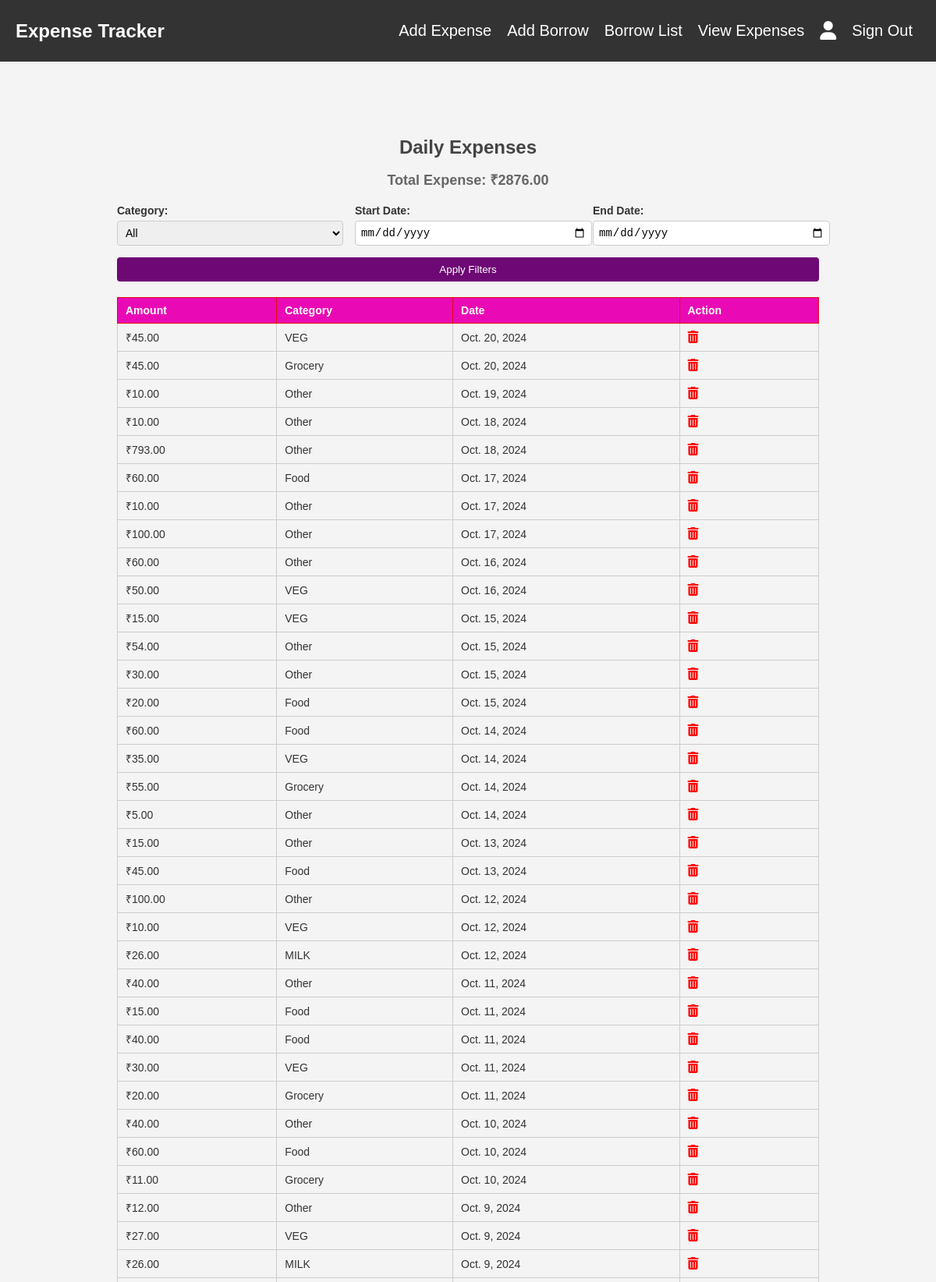
The app's page /expenses/ (signed in, upper part) with its own data.
### expenses/models.py (models this page shows, shortened)
class Expense(models.Model):
    user = models.ForeignKey(User, on_delete=models.CASCADE)  # ✅ Added this line
    CATEGORY_CHOICES = [
        ('Food', 'Food'),
        ('Travel', 'Travel'),
        ('Shopping', 'Shopping'),
        ('Entertainment', 'Entertainment'),
        ('Grocery', 'Grocery'),
        ('VEG', 'VEG'),
        ('MILK', 'MILK'),
        ('JUICE', 'JUICE'),
        ('College', 'College'),
        ('Other', 'Other'),
    ]
    title = models.CharField(max_length=100)
    amount = models.DecimalField(max_digits=10, decimal_places=2)
    category = models.CharField(max_length=50, choices=CATEGORY_CHOICES)
    date = models.DateField(default=timezone.now)
    description = models.TextField(blank=True, null=True)

### expenses/views.py (the view)
# urls.py: path('expenses/', views.expense_list, name='expense_list'),
@login_required
def expense_list(request):
    category = request.GET.get('category')
    start_date = request.GET.get('start_date')
    end_date = request.GET.get('end_date')
    search_term = request.GET.get('search')
    expenses = Expense.objects.filter(user=request.user).order_by('-date')  # ✅ Filter by logged-in user
    if category:
        expenses = expenses.filter(category=category)
    if start_date and end_date:
        expenses = expenses.filter(date__range=[start_date, end_date])
    if search_term:
        expenses = expenses.filter(
            Q(title__icontains=search_term) |
            Q(description__icontains=search_term)
        )
    total_expense = sum(expense.amount for expense in expenses)
    context = {
        'expenses': expenses,
        'total_expense': total_expense,
        'category': category,
        'start_date': start_date,
        'end_date': end_date,
        'search_term': search_term,
    }
    return render(request, 'expenses/expense_list.html', context)

### expenses/templates/expenses/expense_list.html (shortened to what this page needs)
{% extends 'base.html' %}
{% block content %}
<!DOCTYPE html>
<html lang="en">
<head>
    <link rel="stylesheet" href="https://cdnjs.cloudflare.com/ajax/libs/font-awesome/6.0.0-beta3/css/all.min.css">
</head>
<body>
    <div class="container">
        <h1>Daily Expenses</h1>
        <h2>Total Expense: ₹{{ total_expense }}</h2>
        <form method="get" class="filter-form">
            <div>
                <label for="category">Category:</label>
                <select name="category" id="category">
                    <option value="">All</option>
                </select>
            </div>
            <div>
                <label for="start_date">Start Date:</label>
                <input type="date" name="start_date" id="start_date" value="{{ start_date }}">
            </div>
            <div>
                <label for="end_date">End Date:</label>
                <input type="date" name="end_date" id="end_date" value="{{ end_date }}">
            </div>
            <button type="submit">Apply Filters</button>
        </form>
        <table>
            <thead>
                <tr>
                    <th>Amount</th>
                    <th>Category</th>
                    <th>Date</th>
                    <th>Action</th>
                </tr>
            </thead>
            <tbody>
                {% for expense in expenses %}
                <tr>
                    <td>₹{{ expense.amount }}</td>
                    <td>{{ expense.category }}</td>
                    <td>{{ expense.date }}</td>
                    <td class="action-icon">
                        <a href="{% url 'delete_expense' expense.id %}">
                            <i class="fas fa-trash-alt"></i>
                        </a>
                    </td>
                </tr>
                {% endfor %}
            </tbody>
        </table>
    </div>
</body>
</html>
{% endblock %}

### expenses/static/expenses/css/style.css (style rules this page uses)
body { font-family: Arial, sans-serif; margin: 0; padding: 0; background-color: #f4f4f4; color: #333; }
.container { max-width: 1200px; margin: 0 auto; padding: 20px; }

### expenses/templates/base.html (style rules this page uses)
.container { flex: 1; padding: 20px; }

### records on screen
Expense: amount "45.00", category "VEG", date "Oct. 20, 2024"
Expense: amount "45.00", category "Grocery", date "Oct. 20, 2024"
Expense: amount "10.00", category "Other", date "Oct. 19, 2024"
Expense: amount "10.00", category "Other", date "Oct. 18, 2024"
Expense: amount "793.00", category "Other", date "Oct. 18, 2024"
Expense: amount "60.00", category "Food", date "Oct. 17, 2024"
Expense: amount "10.00", category "Other", date "Oct. 17, 2024"
Expense: amount "100.00", category "Other", date "Oct. 17, 2024"
Expense: amount "60.00", category "Other", date "Oct. 16, 2024"
Expense: amount "50.00", category "VEG", date "Oct. 16, 2024"
Expense: amount "15.00", category "VEG", date "Oct. 15, 2024"
Expense: amount "54.00", category "Other", date "Oct. 15, 2024"
Expense: amount "30.00", category "Other", date "Oct. 15, 2024"
Expense: amount "20.00", category "Food", date "Oct. 15, 2024"
Expense: amount "60.00", category "Food", date "Oct. 14, 2024"
Expense: amount "35.00", category "VEG", date "Oct. 14, 2024"
Expense: amount "55.00", category "Grocery", date "Oct. 14, 2024"
Expense: amount "5.00", category "Other", date "Oct. 14, 2024"
Expense: amount "15.00", category "Other", date "Oct. 13, 2024"
Expense: amount "45.00", category "Food", date "Oct. 13, 2024"
Expense: amount "100.00", category "Other", date "Oct. 12, 2024"
Expense: amount "10.00", category "VEG", date "Oct. 12, 2024"
Expense: amount "26.00", category "MILK", date "Oct. 12, 2024"
Expense: amount "40.00", category "Other", date "Oct. 11, 2024"
Expense: amount "15.00", category "Food", date "Oct. 11, 2024"
Expense: amount "40.00", category "Food", date "Oct. 11, 2024"
Expense: amount "30.00", category "VEG", date "Oct. 11, 2024"
Expense: amount "20.00", category "Grocery", date "Oct. 11, 2024"
Expense: amount "40.00", category "Other", date "Oct. 10, 2024"
Expense: amount "60.00", category "Food", date "Oct. 10, 2024"
Expense: amount "11.00", category "Grocery", date "Oct. 10, 2024"
Expense: amount "12.00", category "Other", date "Oct. 9, 2024"
Expense: amount "27.00", category "VEG", date "Oct. 9, 2024"
Expense: amount "26.00", category "MILK", date "Oct. 9, 2024"

### other values on screen
{{ total_expense }} "2876.00"
